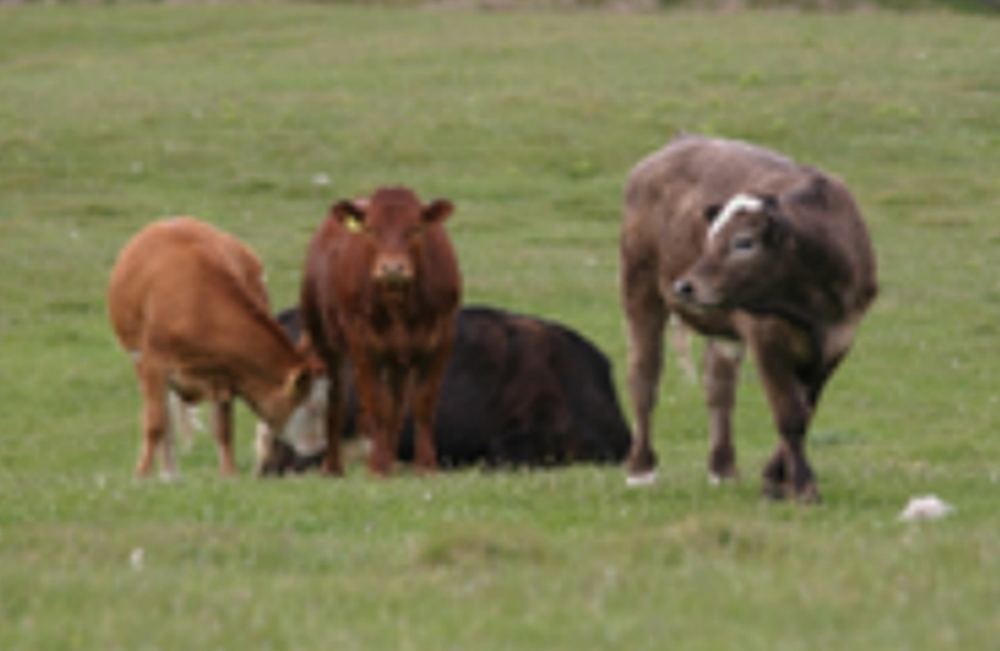
#> input picture Part4/a.png, 1000 x 651 px, shrunk from 1497 x 975 before the run
$ jupyter execute ImageBackGround.ipynb
#> lines starting #> are read from the running program, lines starting #| are printed output that depends on the picture; after the words box and inside, x2 and y2 are one past the last pixel; in counts of white or black regions, pixels touching at a corner belong together; long printed decimals are rounded
[cell 1]
import cv2
import numpy as np
from sklearn.cluster import KMeans
import matplotlib.pyplot as plt
from sklearn.metrics import normalized_mutual_info_score ,accuracy_score

[cell 2]
def perform_clustering(image):

    num_clusters = 2

    pixel_values = image.reshape((-1, 3))

    kmeans = KMeans(n_clusters=num_clusters)
    kmeans.fit(pixel_values)

    labels = kmeans.labels_

    segmented_image = labels.reshape(image.shape[:2])

    return segmented_image

[cell 3]
# خواندن تصاویر
image_a = cv2.imread('a.png')
#> image_a is the input picture: shape (651, 1000, 3); mean B, G, R 83.3, 123.1, 124.7
image_b = cv2.imread('b.png')
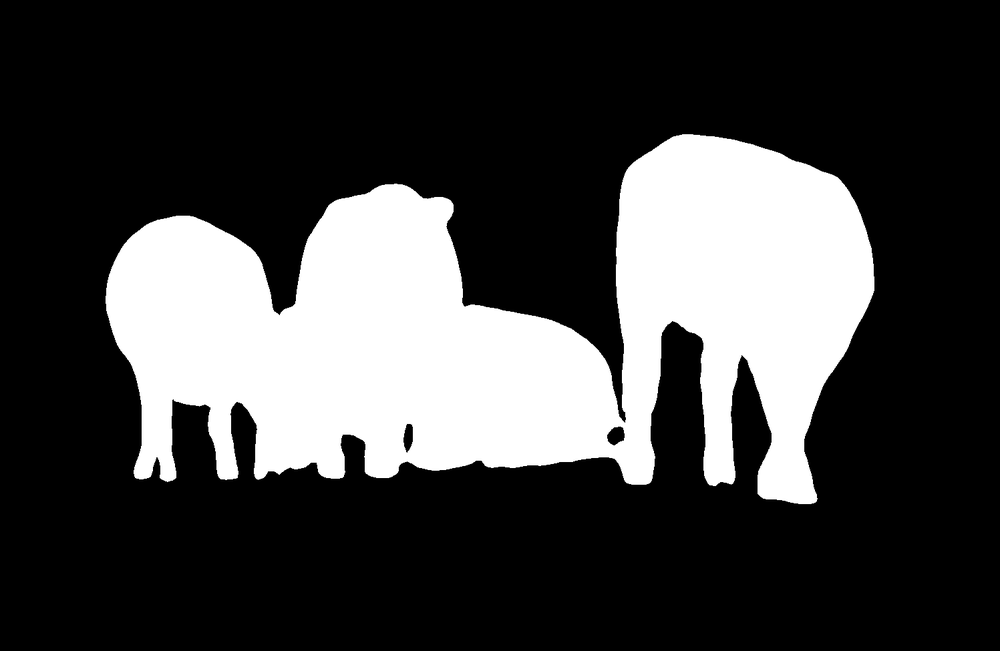
#> input picture Part4/b.png, 1000 x 651 px, shrunk from 1497 x 975 before the run
#> image_b is the input picture: shape (651, 1000, 3); min 0, max 255, mean 64.4

# اجرای خوشه‌بندی بر روی هر تصویر
segmented_image_a = perform_clustering(image_a)
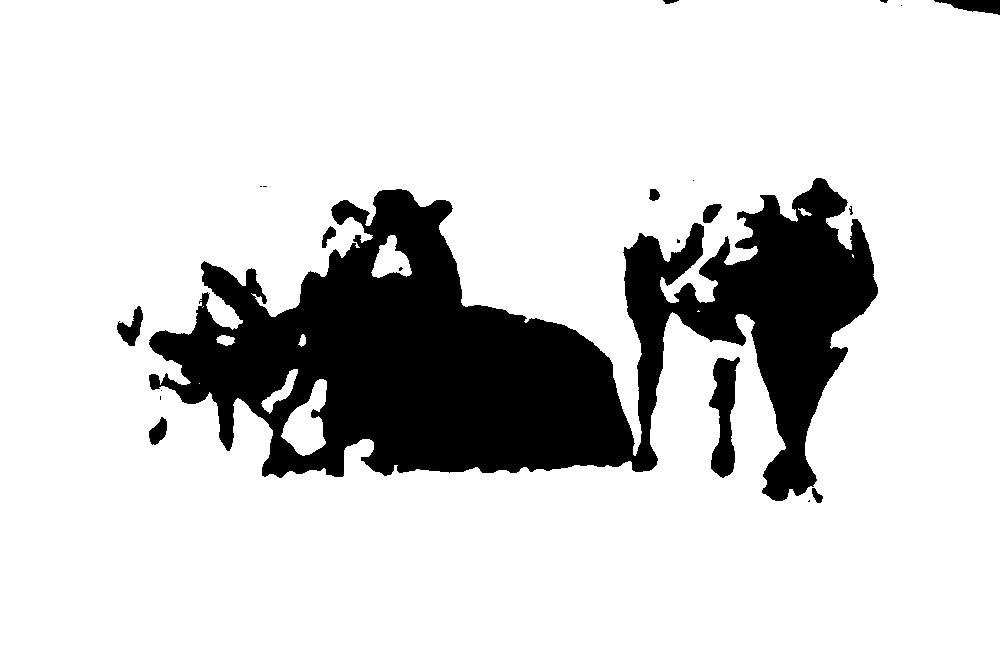
#> segmented_image_a: shape (651, 1000) int32; values 0 (black) and 1 (white), 82.5% white; 21 black regions (11 under 20 px), largest, box (x1, y1, x2, y2) and area: (149, 178, 878, 501) 109783, (709, 357, 740, 478) 2166, (934, 0, 1000, 15) 593
segmented_image_b = perform_clustering(image_b)
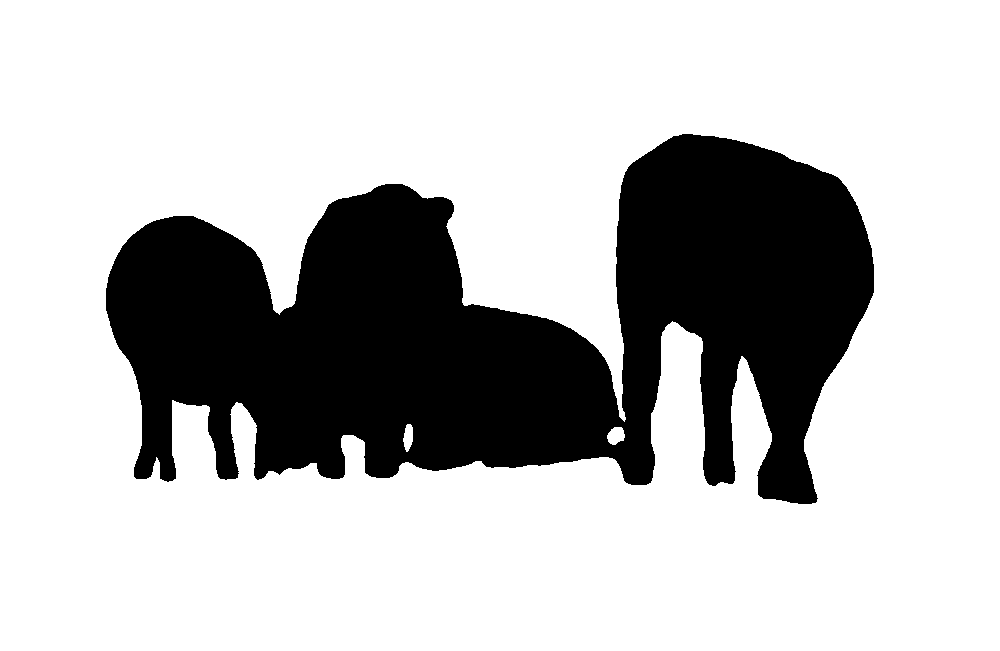
#> segmented_image_b: shape (651, 1000) int32; values 0 (black) and 1 (white), 74.8% white; 1 black region, box (x1, y1, x2, y2) and area: (106, 134, 874, 504) 164332

[cell 4]
print(f"accuracy_score: {accuracy_score(segmented_image_a.flatten(),segmented_image_b.flatten())}")
#| accuracy_score: 0.9117
print(f"NMI: {normalized_mutual_info_score(segmented_image_a.flatten(),segmented_image_b.flatten())}")
#| NMI: 0.528

[cell 5]
fig, axes = plt.subplots(1, 2, figsize=(10, 10))

axes[0].imshow(segmented_image_a )
axes[1].imshow(segmented_image_b)
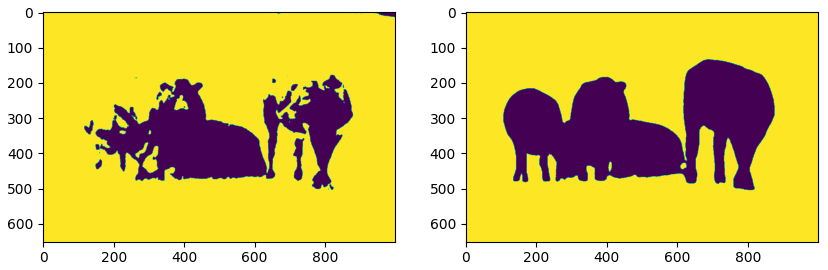
#> figure drawn by matplotlib, 2 panels

[cell 6]
def perform_clustering2(image, mask):
    # تعداد خوشه‌ها (دو خوشه برای foreground و background)
    num_clusters = 2

    # ایجاد ماسک بر اساس اطلاعات بیشتر (Mask)
    masked_image = cv2.bitwise_and(image, image, mask=mask)
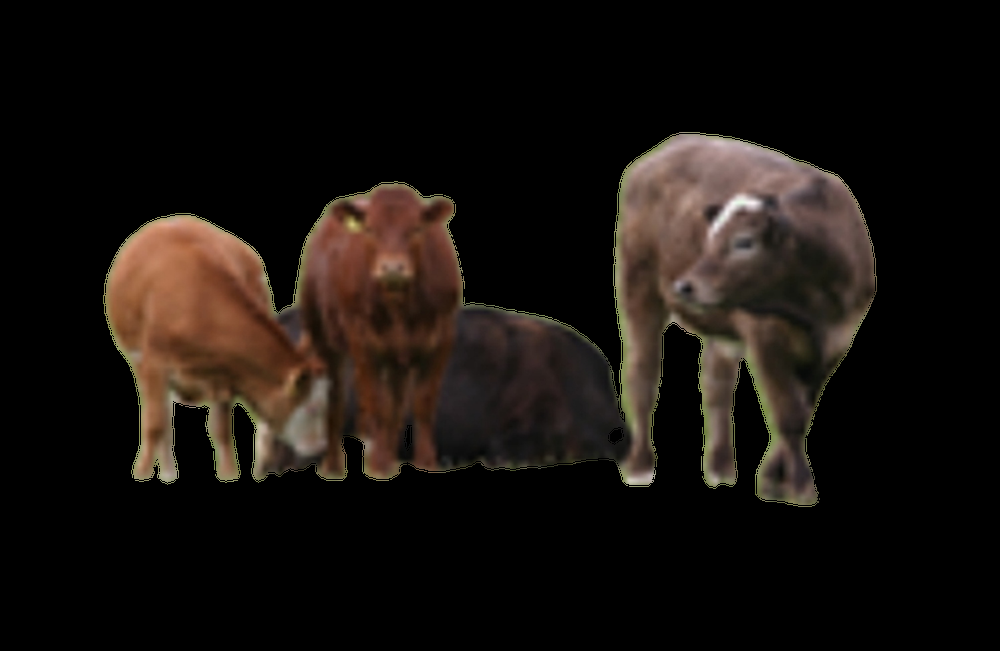
#> masked_image: shape (651, 1000, 3); mean B, G, R 14.4, 18.3, 23.8

    # تبدیل تصویر به آرایه numpy
    pixel_values = masked_image.reshape((-1, 3))

    # اجرای الگوریتم K-Means بر روی پیکسل‌های تصویر
    kmeans = KMeans(n_clusters=num_clusters)
    kmeans.fit(pixel_values)

    # دریافت برچسب‌های خوشه‌ها
    labels = kmeans.labels_

    # بازگرداندن ابعاد تصویر
    segmented_image = labels.reshape(image.shape[:2])

    return segmented_image

[cell 7]
# خواندن تصاویر
image_a = cv2.imread('a.png')

# خواندن ماسک (به عنوان مثال: ماسک سفید بر روی زمینه)
mask = cv2.imread('b.png', cv2.IMREAD_GRAYSCALE)

# اجرای خوشه‌بندی بر روی هر تصویر با Mask
segmented_image_a = perform_clustering2(image_a, mask)
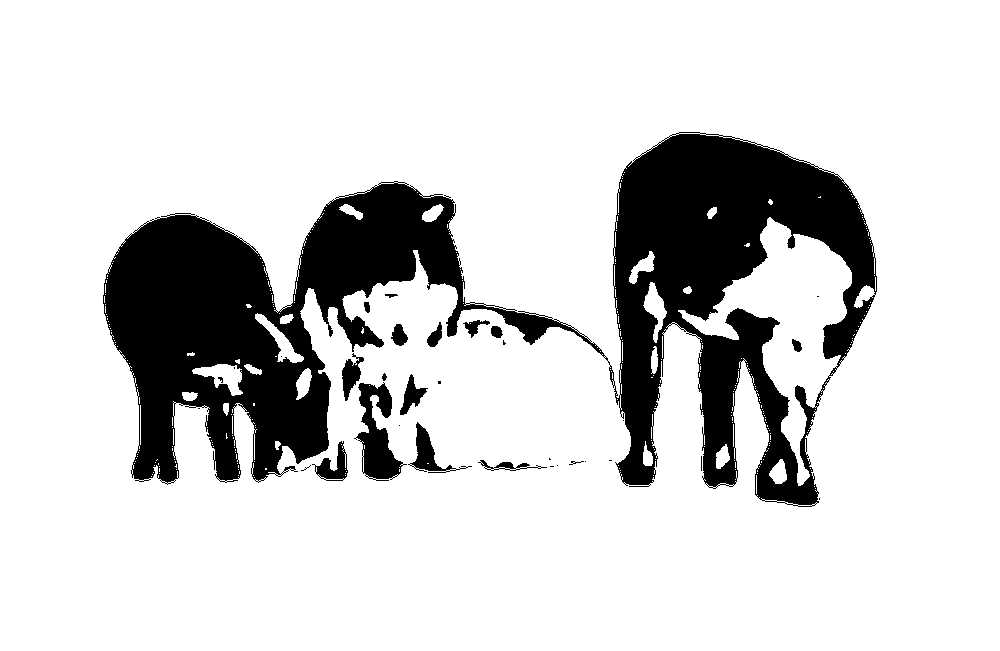
#> segmented_image_a: shape (651, 1000) int32; values 0 (black) and 1 (white), 83% white; 33 black regions (17 under 20 px), largest, box (x1, y1, x2, y2) and area: (103, 132, 877, 507) 104810, (354, 382, 407, 481) 2424, (408, 422, 472, 473) 824

[cell 8]
print(f"accuracy_score: {accuracy_score(segmented_image_a.flatten(),segmented_image_b.flatten())}")
#| accuracy_score: 0.9001
print(f"NMI: {normalized_mutual_info_score(segmented_image_a.flatten(),segmented_image_b.flatten())}")
#| NMI: 0.4761
